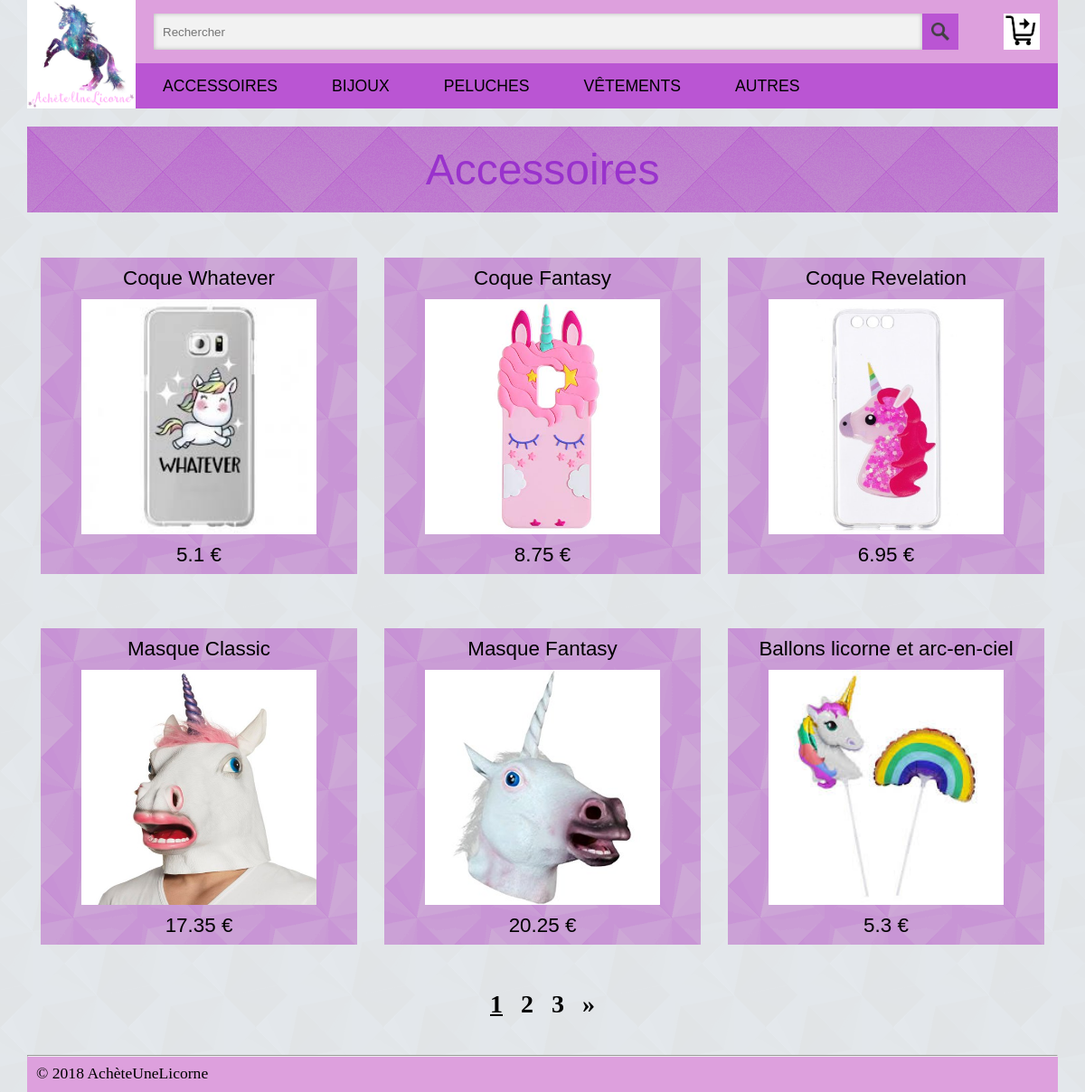
Screenshot of /controler/categorie.ctrl.php?cat=2 with the database file from the repository.
### tables this page shows
CREATE TABLE categorie (
	numero INTEGER PRIMARY KEY,
	nom TEXT,
	parent INTEGER,
	FOREIGN KEY(parent) REFERENCES categorie(numero)
);

CREATE TABLE produit (
	reference INTEGER PRIMARY KEY,
	intitule TEXT,
  informations TEXT,
	categorie INTEGER,
	prix REAL,
	image TEXT,
	FOREIGN KEY(categorie) REFERENCES categorie(numero)
);

### model/DAO.class.php (called while the page is built, shortened)
<?php
$dao = new DAO();
class DAO {
  private $db;
  private $database = 'sqlite:../data/licorne.db';
  function __construct() {
    try {
      $this->db = new PDO($this->database);
    }
    catch (PDOException $e){
      die("erreur de connexion:".$e->getMessage());
    }
  }
  function getNbCat() : int {
    $sql = "SELECT count(*) AS nbCateg FROM categorie";
    $sth = $this->db->query($sql);
    $result = $sth->fetchAll(PDO::FETCH_CLASS);
    return $result[0]->nbCateg;
  }
  function getCat(int $id): Categorie {
    $sql = "SELECT * FROM categorie WHERE numero = $id";
    $sth = $this->db->query($sql);
    $result = $sth->fetchAll(PDO::FETCH_CLASS, 'Categorie');
    return $result[0];
  }
  function getAllProdCat(Categorie $cat) : array {
    $sql = "SELECT * FROM produit WHERE categorie IN (SELECT numero FROM categorie WHERE numero = $cat->numero OR parent = $cat->numero)";
    $sth = $this->db->query($sql);
    $result = $sth->fetchAll(PDO::FETCH_CLASS, 'Produit');
    return $result;
  }
  function getNProdCat(int $ref, int $n, Categorie $cat) : array {
    $sql = "SELECT * FROM produit WHERE reference >= $ref AND categorie IN (SELECT numero FROM categorie WHERE numero = $cat->numero OR parent = $cat->numero) LIMIT $n";
    $sth = $this->db->query($sql);
    $result = $sth->fetchAll(PDO::FETCH_CLASS, 'Produit');
    return $result;
  }
  function getNbPages(int $n, array $prodList) : int {
    $nbElem = count($prodList);
    return (int)(ceil($nbElem / $n));
  }
}
?>

### view/categorie.view.php (the view, shortened to what this page needs)
<!DOCTYPE html>
<html>
  <head>
    <link type="text/css" rel="stylesheet" href="../view/design/style.css?<? echo time(); ?>" media="all">
  </head>
  <body id="home">
    <?php include('../view/header.view.php') ?>
    <h1 id="title-category"><?= $currentCat->nom ?></h1>
    <div id="products">
      <?php foreach ($shortProdList as $key => $value) { ?>
        <div class="products-item">
          <h2 class="products-item-name">
            <a href="../controler/produit.ctrl.php?prod=<?= $shortProdList[$key]->reference ?>"> <?= $shortProdList[$key]->intitule ?> </a>
          </h2>
          <a href="../controler/produit.ctrl.php?prod=<?= $shortProdList[$key]->reference ?>">
            <img src="../view/design/images_produits/<?= $shortProdList[$key]->image ?>" title="<?= $shortProdList[$key]->intitule ?>">
          </a>
          <h3 class="products-item-price"> <?= $shortProdList[$key]->prix ?> € </h3>
        </div>
      <?php } ?>
    </div>
    <?php if ($nbPages != 1) { ?>
      <div id="pages">
        <ul id="pages-list">
          <?php for ($i=1; $i <= $nbPages; $i++) { ?>
            <li class="pages-list-item">
              <?php if($i != $numPage) { ?>
                <a class="pages-other_pages" href="../controler/categorie.ctrl.php?cat=<?= $currentCat->numero ?>&p=<?= $i ?>"><?= $i ?></a>
              <?php } else { ?>
                <a id="pages-current_page" disabled="disabled"><?= $i ?></a>
              <?php } ?>
            </li>
          <?php } ?>
          <li class="pages-list-item">
            <?php if($numPage == $nbPages) { ?>
              <a class="pages-arrows-disabled">&#187;</a>
            <?php } else { ?>
              <a class="pages-arrows-enabled" href="../controler/categorie.ctrl.php?cat=<?= $currentCat->numero ?>&p=<?= $numPage+1 ?>">&#187;</a>
            <?php } ?>
          </li>
        </ul>
      </div>
    <?php } ?>
    <?php include('../view/footer.view.php')  ?>
  </body>
</html>

### view/design/style.css (style rules this page uses)
#home { width: 95%; margin: 0 auto; background: aliceblue url(../design/background_v4.png); color : black; }
#products { display: flex; flex-flow: row wrap; justify-content: space-around; }
.products-item { width: 350px; height: 350px; margin: 30px 5px; background: mediumorchid url(../design/background_v4.png); }
.products-item > a, .products-item > a > img { display: block; width: 260px; height: 260px; margin: 10px auto 10px auto; }
.products-item-name, .products-item-price { text-align: center; margin: 10px 0 0 0; font : 1.4em Impact, sans-serif; font-weight: 100; }
.products-item-name > a { text-decoration: none; color: black; transition: 0.25s; }
#pages-list { display: flex; flex-flow: row wrap; justify-content: center; padding: 0; margin: 20px 0 40px 0; }
.pages-list-item { list-style-type: none; }
.pages-arrows-enabled, .pages-other_pages, #pages-current_page { text-decoration: none; padding: 0 10px; color: black; transition: 0.3s; font-weight: 700; font-size: 1.75em; }
#pages-current_page { text-decoration: underline; }
#title-category, #title-product, #title-search, #title-cart { font: 3em Impact, sans-serif; color: darkorchid; padding: 20px 0; margin: 20px 0; text-align: center; background: mediumorchid url(../design/background_v3.png); }

### rows the page displays
categorie: nom "Accessoires"
produit: intitule "Coque Whatever", image (picture), prix "5.1"
produit: intitule "Coque Fantasy", image (picture), prix "8.75"
produit: intitule "Coque Revelation", image (picture), prix "6.95"
produit: intitule "Masque Classic", image (picture), prix "17.35"
produit: intitule "Masque Fantasy", image (picture), prix "20.25"
produit: intitule "Ballons licorne et arc-en-ciel", image (picture), prix "5.3"

### other values shown
$cat->nom "ACCESSOIRES"
$cat->nom "BIJOUX"
$cat->nom "PELUCHES"
$cat->nom "VÊTEMENTS"
$cat->nom "AUTRES"
